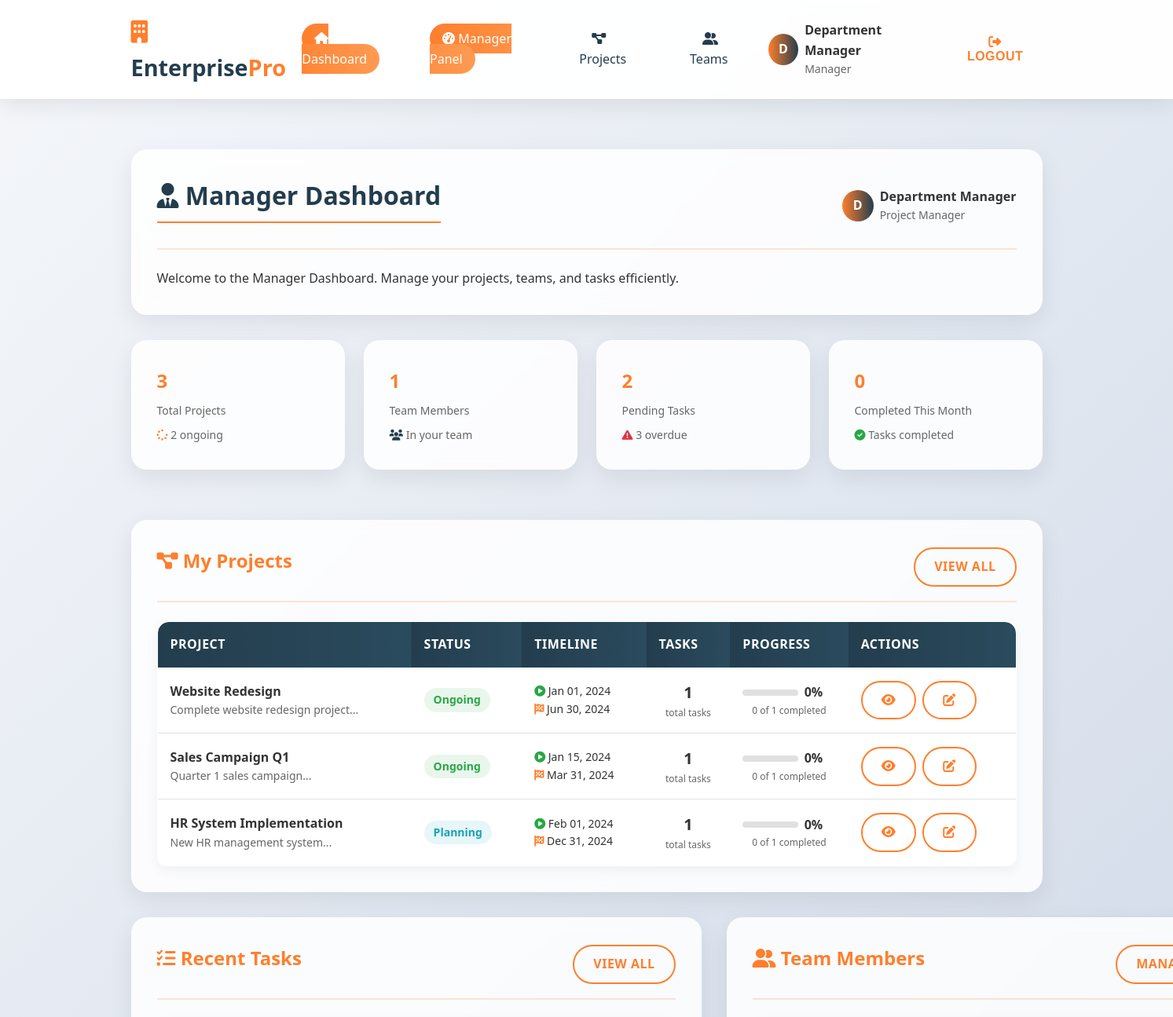
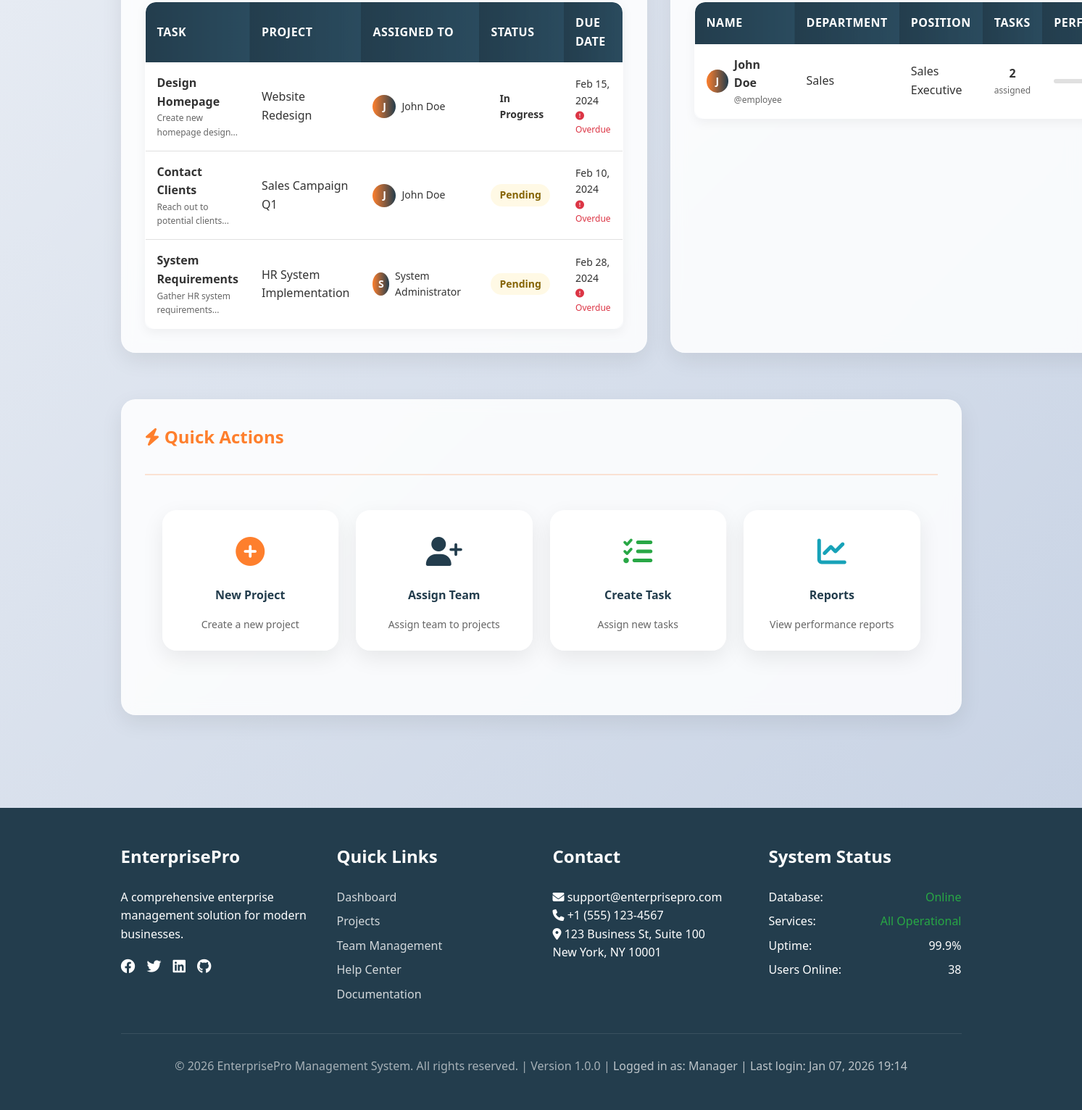
The app's page /modules/manager/dashboard.php (signed in) with its own data (2 pictures, top to bottom).
### tables this page shows
CREATE TABLE projects (
    id INT PRIMARY KEY AUTO_INCREMENT,
    name VARCHAR(100) NOT NULL,
    description TEXT,
    manager_id INT NOT NULL,
    department_id INT,
    start_date DATE,
    end_date DATE,
    status ENUM('planning', 'ongoing', 'completed', 'on_hold') DEFAULT 'planning',
    budget DECIMAL(15,2),
    created_at TIMESTAMP DEFAULT CURRENT_TIMESTAMP
);

CREATE TABLE tasks (
    id INT PRIMARY KEY AUTO_INCREMENT,
    title VARCHAR(100) NOT NULL,
    description TEXT,
    project_id INT,
    assigned_to INT,
    assigned_by INT,
    priority ENUM('low', 'medium', 'high', 'urgent') DEFAULT 'medium',
    status ENUM('pending', 'in_progress', 'completed', 'deferred') DEFAULT 'pending',
    due_date DATE,
    completed_at TIMESTAMP NULL,
    created_at TIMESTAMP DEFAULT CURRENT_TIMESTAMP
);

CREATE TABLE users (
    id INT PRIMARY KEY AUTO_INCREMENT,
    username VARCHAR(50) UNIQUE NOT NULL,
    password VARCHAR(255) NOT NULL,
    email VARCHAR(100) UNIQUE NOT NULL,
    full_name VARCHAR(100) NOT NULL,
    role ENUM('admin', 'manager', 'employee') NOT NULL,
    department VARCHAR(50),
    position VARCHAR(50),
    hire_date DATE,
    profile_image VARCHAR(255),
    status ENUM('active', 'inactive', 'suspended') DEFAULT 'active',
    created_at TIMESTAMP DEFAULT CURRENT_TIMESTAMP,
    last_login TIMESTAMP NULL
);

### modules/manager/dashboard.php (the view, shortened to what the rows shown need)
<?php
require_once '../../includes/security.php';
$db = Database::getInstance()->getConnection();
$manager_id = $_SESSION['user_id'];
$stmt = $db->prepare("
    SELECT p.*,
           COUNT(t.id) as total_tasks,
           SUM(CASE WHEN t.status = 'completed' THEN 1 ELSE 0 END) as completed_tasks
    FROM projects p
    LEFT JOIN tasks t ON p.id = t.project_id
    WHERE p.manager_id = ?
    GROUP BY p.id
    ORDER BY p.created_at DESC
    LIMIT 5
");
$stmt->execute([$manager_id]);
$my_projects = $stmt->fetchAll();
$stmt = $db->prepare("
    SELECT t.*, p.name as project_name, u.full_name as assigned_to_name
    FROM tasks t
    JOIN projects p ON t.project_id = p.id
    JOIN users u ON t.assigned_to = u.id
    WHERE p.manager_id = ?
    ORDER BY t.created_at DESC
    LIMIT 10
");
$stmt->execute([$manager_id]);
$recent_tasks = $stmt->fetchAll();
$stmt = $db->prepare("
    SELECT DISTINCT u.*,
           COUNT(t.id) as task_count,
           SUM(CASE WHEN t.status = 'completed' THEN 1 ELSE 0 END) as completed_tasks
    FROM users u
    JOIN tasks t ON u.id = t.assigned_to
    JOIN projects p ON t.project_id = p.id
    WHERE p.manager_id = ? AND u.role = 'employee'
    GROUP BY u.id
    ORDER BY u.full_name
");
$stmt->execute([$manager_id]);
$team_members = $stmt->fetchAll();
?>
<?php include '../../includes/header.php'; ?>
<div class="card glass-card fade-in" style="margin-top: 2rem;">
<link rel="stylesheet" href="../../css/style.css">
<link rel="stylesheet" href="../../css/manager.css">
    <div class="card-header">
        <h2><i class="fas fa-user-tie"></i> Manager Dashboard</h2>
    </div>
</div>
<div class="card glass-card fade-in">
    <div class="table-container">
        <table class="table glass-table">
            <thead>
                <tr>
                    <th>Project</th>
                    <th>Status</th>
                    <th>Timeline</th>
                    <th>Tasks</th>
                    <th>Progress</th>
                    <th>Actions</th>
                </tr>
            </thead>
            <tbody>
                <?php if (empty($my_projects)): ?>
                    <tr>
                        <td colspan="6" style="text-align: center; padding: 2rem;">
                            <div style="font-size: 3rem; color: #ddd; margin-bottom: 1rem;">
                                <i class="fas fa-project-diagram"></i>
                            </div>
                            <h4 style="color: #666; margin-bottom: 0.5rem;">No Projects Found</h4>
                            <p style="color: #999;">You haven't been assigned any projects yet.</p>
                            <a href="projects.php?action=create" class="btn btn-primary glass-button">
                                <i class="fas fa-plus"></i> Create New Project
                            </a>
                        </td>
                    </tr>
                <?php else: ?>
                    <?php foreach ($my_projects as $project): ?>
                    <?php
                    $progress = $project['total_tasks'] > 0 ?
                        round(($project['completed_tasks'] / $project['total_tasks']) * 100) : 0;
                    ?>
                    <tr>
                        <td>
                            <div style="font-weight: 600;"><?php echo Security::escapeOutput($project['name']); ?></div>
                            <div style="font-size: 0.875rem; color: #666;">
                                <?php echo Security::escapeOutput(substr($project['description'], 0, 50)); ?>...
                            </div>
                        </td>
                        <td>
                            <span class="badge <?php
                                switch($project['status']) {
                                    case 'ongoing': echo 'badge-success'; break;
                                    case 'planning': echo 'badge-info'; break;
                                }
                            ?>">
                                <?php echo ucwords(str_replace('_', ' ', $project['status'])); ?>
                            </span>
                        </td>
                        <td>
                            <div style="font-size: 0.875rem;">
                                <div><i class="fas fa-play-circle" style="color: #28a745;"></i> <?php echo date('M d, Y', strtotime($project['start_date'])); ?></div>
                                <div><i class="fas fa-flag-checkered" style="color: #fe7f2d;"></i> <?php echo date('M d, Y', strtotime($project['end_date'])); ?></div>
                            </div>
                        </td>
                        <td>
                            <div style="text-align: center;">
                                <div style="font-weight: 600; font-size: 1.25rem;"><?php echo $project['total_tasks']; ?></div>
                                <div style="font-size: 0.75rem; color: #666;">total tasks</div>
                            </div>
                        </td>
                        <td>
                            <div style="display: flex; align-items: center; gap: 0.5rem;">
                                <div style="flex: 1;">
                                    <div style="height: 8px; background: #e0e0e0; border-radius: 4px; overflow: hidden;">
                                    </div>
                                </div>
                                <span style="font-weight: 600; min-width: 40px;"><?php echo $progress; ?>%</span>
                            </div>
                            <div style="font-size: 0.75rem; color: #666; text-align: center;">
                                <?php echo $project['completed_tasks']; ?> of <?php echo $project['total_tasks']; ?> completed
                            </div>
                        </td>
                        <td>
                            <div class="table-actions">
                                <a href="projects.php?action=view&id=<?php echo $project['id']; ?>"
                                   class="btn btn-outline btn-sm" title="View Project">
                                    <i class="fas fa-eye"></i>
                                </a>
                                <a href="projects.php?action=edit&id=<?php echo $project['id']; ?>"
                                   class="btn btn-outline btn-sm" title="Edit Project">
                                    <i class="fas fa-edit"></i>
                                </a>
                            </div>
                        </td>
                    </tr>
                    <?php endforeach; ?>
                <?php endif; ?>
            </tbody>
        </table>
    </div>
</div>
<div class="grid-2-col">
    <div class="card glass-card fade-in">
        <div class="table-container">
            <table class="table glass-table">
                <thead>
                    <tr>
                        <th>Task</th>
                        <th>Project</th>
                        <th>Assigned To</th>
                        <th>Status</th>
                        <th>Due Date</th>
                    </tr>
                </thead>
                <tbody>
                    <?php if (empty($recent_tasks)): ?>
                        <tr>
                            <td colspan="5" style="text-align: center; padding: 1rem;">
                                <i class="fas fa-info-circle" style="color: #666;"></i>
                                No recent tasks found.
                            </td>
                        </tr>
                    <?php else: ?>
                        <?php foreach ($recent_tasks as $task): ?>
                        <tr>
                            <td>
                                <div style="font-weight: 600;"><?php echo Security::escapeOutput($task['title']); ?></div>
                                <div style="font-size: 0.75rem; color: #666;">
                                    <?php echo Security::escapeOutput(substr($task['description'], 0, 30)); ?>...
                                </div>
                            </td>
                            <td><?php echo Security::escapeOutput($task['project_name']); ?></td>
                            <td>
                                <div class="user-cell">
                                    <div class="user-avatar-small" style="background: linear-gradient(90deg, #fe7f2d, #233d4d);">
                                        <?php echo strtoupper(substr($task['assigned_to_name'], 0, 1)); ?>
                                    </div>
                                    <span style="font-size: 0.875rem;"><?php echo Security::escapeOutput($task['assigned_to_name']); ?></span>
                                </div>
                            </td>
                            <td>
                                <span class="badge <?php
                                    switch($task['status']) {
                                        case 'in_progress': echo 'badge-primary'; break;
                                        case 'pending': echo 'badge-warning'; break;
                                    }
                                ?>">
                                    <?php echo ucwords(str_replace('_', ' ', $task['status'])); ?>
                                </span>
                            </td>
                            <td>
                                <div style="font-size: 0.875rem;">
                                    <?php echo date('M d, Y', strtotime($task['due_date'])); ?>
                                    <?php if (strtotime($task['due_date']) < time() && $task['status'] != 'completed'): ?>
                                        <div style="font-size: 0.75rem; color: #dc3545;">
                                            <i class="fas fa-exclamation-circle"></i> Overdue
                                        </div>
                                    <?php endif; ?>
                                </div>
                            </td>
                        </tr>
                        <?php endforeach; ?>
                    <?php endif; ?>
                </tbody>
            </table>
        </div>
    </div>
    <div class="card glass-card fade-in">
        <div class="table-container">
            <table class="table glass-table">
                <thead>
                    <tr>
                        <th>Name</th>
                        <th>Department</th>
                        <th>Position</th>
                        <th>Tasks</th>
                        <th>Performance</th>
                    </tr>
                </thead>
                <tbody>
                    <?php if (empty($team_members)): ?>
                        <tr>
                            <td colspan="5" style="text-align: center; padding: 2rem;">
                                <div style="font-size: 3rem; color: #ddd; margin-bottom: 1rem;">
                                    <i class="fas fa-users"></i>
                                </div>
                                <h4 style="color: #666; margin-bottom: 0.5rem;">No Team Members</h4>
                                <p style="color: #999;">You don't have any team members assigned yet.</p>
                            </td>
                        </tr>
                    <?php else: ?>
                        <?php foreach ($team_members as $member): ?>
                        <tr>
                            <td>
                                <div class="user-cell">
                                    <div class="user-avatar-small" style="background: linear-gradient(90deg, #fe7f2d, #233d4d);">
                                        <?php echo strtoupper(substr($member['full_name'], 0, 1)); ?>
                                    </div>
                                    <div>
                                        <div style="font-weight: 600;"><?php echo Security::escapeOutput($member['full_name']); ?></div>
                                        <div style="font-size: 0.75rem; color: #666;">@<?php echo $member['username']; ?></div>
                                    </div>
                                </div>
                            </td>
                            <td><?php echo Security::escapeOutput($member['department'] ?? 'N/A'); ?></td>
                            <td><?php echo Security::escapeOutput($member['position'] ?? 'N/A'); ?></td>
                            <td>
                                <div style="text-align: center;">
                                    <div style="font-weight: 600;"><?php echo $member['task_count']; ?></div>
                                    <div style="font-size: 0.75rem; color: #666;">assigned</div>
                                </div>
                            </td>
                            <td>
                                <div style="display: flex; align-items: center; gap: 0.5rem;">
                                    <div style="flex: 1;">
                                        <div style="height: 6px; background: #e0e0e0; border-radius: 3px; overflow: hidden;">
                                        </div>
                                    </div>
                                </div>
                            </td>
                        </tr>
                        <?php endforeach; ?>
                    <?php endif; ?>
                </tbody>
            </table>
        </div>
    </div>
</div>
<?php include '../../includes/footer.php'; ?>

### records on screen
projects: name "Website Redesign", description "Complete website redesign project", status "Ongoing", start_date "Jan 01, 2024", end_date "Jun 30, 2024", total_tasks "1", progress "0", completed_tasks "0"
projects: name "Sales Campaign Q1", description "Quarter 1 sales campaign", status "Ongoing", start_date "Jan 15, 2024", end_date "Mar 31, 2024", total_tasks "1", progress "0", completed_tasks "0"
projects: name "HR System Implementation", description "New HR management system", status "Planning", start_date "Feb 01, 2024", end_date "Dec 31, 2024", total_tasks "1", progress "0", completed_tasks "0"
tasks: title "Design Homepage", description "Create new homepage design", project.name "Website Redesign", users.full_name "J", users.full_name "John Doe", status "In Progress", due_date "Feb 15, 2024", shows "Overdue"
tasks: title "Contact Clients", description "Reach out to potential clients", project.name "Sales Campaign Q1", users.full_name "J", users.full_name "John Doe", status "Pending", due_date "Feb 10, 2024", shows "Overdue"
tasks: title "System Requirements", description "Gather HR system requirements", project.name "HR System Implementation", users.full_name "S", users.full_name "System Administrator", status "Pending", due_date "Feb 28, 2024", shows "Overdue"
users: full_name "J", full_name "John Doe", username "employee", department "Sales", position "Sales Executive", task_count "2"

### other values on screen
substr($full_name, 0, 1) "D"
Security::escapeOutput($full_name) "Department Manager"
$user_role "Manager"
$stats['my_projects'] "3"
$stats['ongoing_projects'] "2"
$stats['team_members'] "1"
$stats['pending_tasks'] "2"
$stats['overdue_tasks'] "3"
$stats['completed_this_month'] "0"
